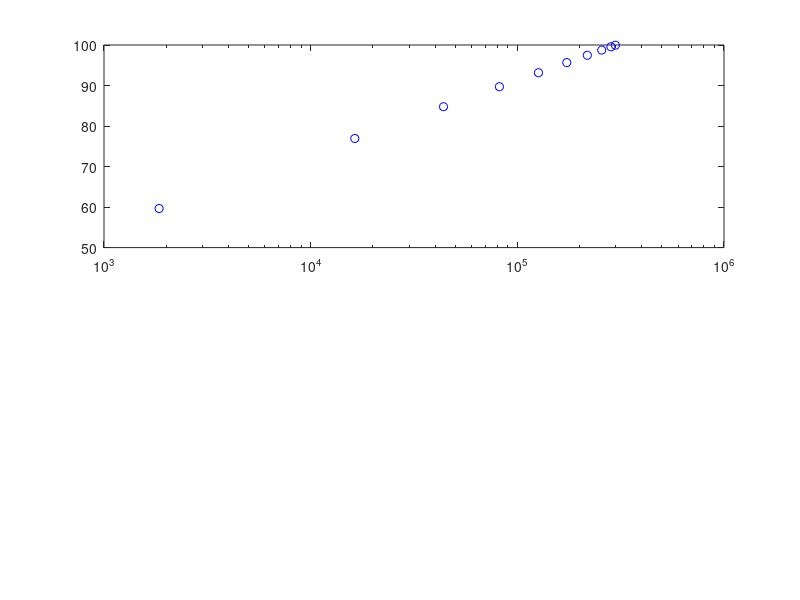

The MATLAB script that drew this image: (Note: this script raises an error after producing the figure.)
clear all;
close all;
format compact;
format shortg;

% intervall in which to approximate
limit_start = 1;
limit_end = 3e5;
base = (limit_end)^(1/100); % of the log, meaning logb(limit_end) := 100 
logb = @(x) log(x)/log(base);

n = 10; % amount of nodes

% tschebyschow nodes:
k = linspace(1, n, n)';
tk = cos( (2*k -1)/(2*n)*pi )
x_i = sort(  (limit_start + limit_end)/2 + (limit_end -limit_start)/2 * cos( (2*k -1)/(2*n)*pi )  )
f_i = logb(x_i);

%% berechne koeffizienten

%x_i = [1,2,3,4];
%f_i = [1,2,7,9];

f = zeros(length(f_i));
f(:,1) = f_i;
for s = 2:length(f_i)
    for z = 1:(length(f_i)-s+1)
%        fprintf('\nz%d, s%d ', z, s);
        f(z,s) = (f(z+1,s-1) - f(z,s-1) ) / ( x_i(z+s-1) - x_i(z) );
%        x_i(z)
%        x_i(z+s-1)
%        x_i(z+s-1) - x_i(z)
    end
%    fprintf('\n');
end

%% Plot P and points

subplot(2,1,1);
semilogx(x_i, f_i, 'ob', 'DisplayName', 'Tschebyschew Knoten');
hold on;
xP = logspace(log10(1),log10(limit_end), 1e4);
yP = zeros(length(xP),1);
for fehlerIndex=1:length(xP)
    yP(fehlerIndex) = P(f, x_i, xP(fehlerIndex));
end
plot(xP, yP, 'b-', 'DisplayName', 'P(f)(x)');
hold on;
%f_interp = interp1(x_i, f_i, xP)';
%plot(xP, f_interp, '.r-');

%%original function
funcX = logspace(log10(min(xP)), log10(max(xP)), length(xP));
funcY = logb(funcX)';
plot(funcX, funcY, 'g-', 'DisplayName', 'f(x) = logb');

legend('Location','SouthEast');
xlabel('x');
ylabel('y');

title('funktion und approximation');

%% plot error

subplot(2,1,2);
err = abs(funcY - yP);
plot(xP, err, '.r-');
xlabel('x');
ylabel('fehler');
legend('|f-P(f)| = error');
title('fehler');

[max_fehler, fehlerIndex] = max(err)
worstApproxX = xP(fehlerIndex)









